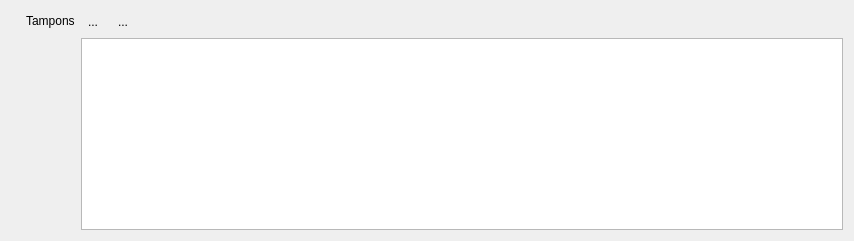
                    <widget class="QWidget" name="stackPondBuffer">
                     <layout class="QGridLayout" name="gridLayout_21">
                      <item row="1" column="0">
                       <widget class="QFrame" name="pondBufferFrame">
                        <property name="sizePolicy">
                         <sizepolicy hsizetype="Expanding" vsizetype="Expanding">
                          <horstretch>0</horstretch>
                          <verstretch>0</verstretch>
                         </sizepolicy>
                        </property>
                        <property name="frameShape">
                         <enum>QFrame::NoFrame</enum>
                        </property>
                        <property name="frameShadow">
                         <enum>QFrame::Raised</enum>
                        </property>
                        <layout class="QGridLayout" name="gridLayout_17">
                         <property name="leftMargin">
                          <number>0</number>
                         </property>
                         <property name="topMargin">
                          <number>0</number>
                         </property>
                         <property name="rightMargin">
                          <number>0</number>
                         </property>
                         <property name="bottomMargin">
                          <number>0</number>
                         </property>
                         <item row="0" column="1">
                          <widget class="QLabel" name="pondDirectLayerLabel_3">
                           <property name="sizePolicy">
                            <sizepolicy hsizetype="Fixed" vsizetype="Fixed">
                             <horstretch>0</horstretch>
                             <verstretch>0</verstretch>
                            </sizepolicy>
                           </property>
                           <property name="text">
                            <string>Tampons</string>
                           </property>
                          </widget>
                         </item>
                         <item row="0" column="2">
                          <widget class="QToolButton" name="pondBufferPlus">
                           <property name="toolTip">
                            <string>Ajouter un nouveau tampon</string>
                           </property>
                           <property name="text">
                            <string>...</string>
                           </property>
                           <property name="icon">
                            <iconset resource="../BioDispersal/resources.qrc">
                             <normaloff>:/plugins/eco_cont/icons/symbologyAdd.svg</normaloff>:/plugins/eco_cont/icons/symbologyAdd.svg</iconset>
                           </property>
                           <property name="autoRaise">
                            <bool>true</bool>
                           </property>
                          </widget>
                         </item>
                         <item row="0" column="3">
                          <widget class="QToolButton" name="pondBufferMinus">
                           <property name="toolTip">
                            <string>Supprimer le tampon sélectionné</string>
                           </property>
                           <property name="text">
                            <string>...</string>
                           </property>
                           <property name="icon">
                            <iconset resource="../BioDispersal/resources.qrc">
                             <normaloff>:/plugins/eco_cont/icons/symbologyRemove.svg</normaloff>:/plugins/eco_cont/icons/symbologyRemove.svg</iconset>
                           </property>
                           <property name="autoRaise">
                            <bool>true</bool>
                           </property>
                          </widget>
                         </item>
                         <item row="0" column="4">
                          <spacer name="horizontalSpacer_11">
                           <property name="orientation">
                            <enum>Qt::Horizontal</enum>
                           </property>
                           <property name="sizeHint" stdset="0">
                            <size>
                             <width>702</width>
                             <height>20</height>
                            </size>
                           </property>
                          </spacer>
                         </item>
                         <item row="1" column="2" colspan="3">
                          <widget class="QTableView" name="pondBufferView">
                           <property name="minimumSize">
                            <size>
                             <width>200</width>
                             <height>100</height>
                            </size>
                           </property>
                          </widget>
                         </item>
                         <item row="0" column="0">
                          <spacer name="horizontalSpacer_10">
                           <property name="orientation">
                            <enum>Qt::Horizontal</enum>
                           </property>
                           <property name="sizeType">
                            <enum>QSizePolicy::Fixed</enum>
                           </property>
                           <property name="sizeHint" stdset="0">
                            <size>
                             <width>15</width>
                             <height>13</height>
                            </size>
                           </property>
                          </spacer>
                         </item>
                        </layout>
                       </widget>
                      </item>
                     </layout>
                    </widget>
